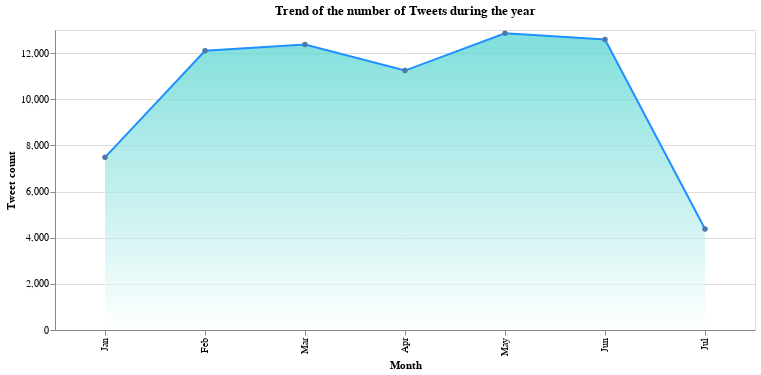

Notebook cell for this chart:
### Markdown cell above
The area chart is created:

### Code cell
df = pd.DataFrame.from_dict(count, orient='index').reset_index()
df = df.rename(columns={'index':'Month',0:'Tweet count'})

# Create a selection that chooses the nearest point & selects based on x-value
nearest = alt.selection(type='single', nearest=True, on='mouseover',
                        fields=['Month'], empty='none')


chart = alt.Chart(df).mark_area(
    point= True,
    line={'color':'dodgerblue'},
    color=alt.Gradient(
        gradient='linear',
        stops=[alt.GradientStop(color='white', offset=0),
               alt.GradientStop(color='mediumturquoise', offset=1)],
        x1=1,
        x2=1,
        y1=1,
        y2=0
    )
).properties(width=700, height=300,  title = "Trend of the number of Tweets during the year").encode(
    alt.X('Month', sort = ['Jan','Feb','Mar','Apr','May','Jun','Jul']),
    alt.Y('Tweet count:Q')
    #tooltip=['Month', 'Tweet count']
)

# Transparent selectors across the chart. This is what tells us
# the x-value of the cursor
selectors = alt.Chart(df).mark_point().encode(
    x=alt.X('Month', sort = ['Jan','Feb','Mar','Apr','May','Jun','Jul']),
    opacity=alt.value(0),
).add_selection(
    nearest
)

# Draw points on the line, and highlight based on selection
points = chart.mark_point().encode(
    opacity=alt.condition(nearest, alt.value(1), alt.value(0))
)

# Draw text labels near the points, and highlight based on selection
text = chart.mark_text(align='left', dx=5, dy=-5).encode(
    text=alt.condition(nearest, 'Tweet count:Q', alt.value(' '))
)

# Draw a rule at the location of the selection
rules = alt.Chart(df).mark_rule(color='gray').encode(
    x=alt.X('Month', sort = ['Jan','Feb','Mar','Apr','May','Jun','Jul']),
).transform_filter(
    nearest
)

# Put the five layers into a chart and bind the data
alt.layer(
    chart, selectors, points, rules, text
).properties(
    width=700, height=300
)

### Figure 1 — Vega-Lite specification as saved in the notebook (floating-point values rounded to 4 significant figures)
{"config": {"view": {"continuousWidth": 400, "continuousHeight": 300}}, "layer": [{"mark": {"type": "area", "color": {"gradient": "linear", "stops": [{"color": "white", "offset": 0}, {"color": "mediumturquoise", "offset": 1}], "x1": 1, "x2": 1, "y1": 1, "y2": 0}, "line": {"color": "dodgerblue"}, "point": true}, "encoding": {"x": {"type": "nominal", "field": "Month", "sort": ["Jan", "Feb", "Mar", "Apr", "May", "Jun", "Jul"]}, "y": {"type": "quantitative", "field": "Tweet count"}}, "height": 300, "title": "Trend of the number of Tweets during the year", "width": 700}, {"mark": "point", "encoding": {"opacity": {"value": 0}, "x": {"type": "nominal", "field": "Month", "sort": ["Jan", "Feb", "Mar", "Apr", "May", "Jun", "Jul"]}}, "selection": {"selector001": {"type": "single", "nearest": true, "on": "mouseover", "fields": ["Month"], "empty": "none"}}}, {"mark": "point", "encoding": {"opacity": {"condition": {"value": 1, "selection": "selector001"}, "value": 0}, "x": {"type": "nominal", "field": "Month", "sort": ["Jan", "Feb", "Mar", "Apr", "May", "Jun", "Jul"]}, "y": {"type": "quantitative", "field": "Tweet count"}}, "height": 300, "title": "Trend of the number of Tweets during the year", "width": 700}, {"mark": {"type": "rule", "color": "gray"}, "encoding": {"x": {"type": "nominal", "field": "Month", "sort": ["Jan", "Feb", "Mar", "Apr", "May", "Jun", "Jul"]}}, "transform": [{"filter": {"selection": "selector001"}}]}, {"mark": {"type": "text", "align": "left", "dx": 5, "dy": -5}, "encoding": {"text": {"condition": {"type": "quantitative", "field": "Tweet count", "selection": "selector001"}, "value": " "}, "x": {"type": "nominal", "field": "Month", "sort": ["Jan", "Feb", "Mar", "Apr", "May", "Jun", "Jul"]}, "y": {"type": "quantitative", "field": "Tweet count"}}, "height": 300, "title": "Trend of the number of Tweets during the year", "width": 700}], "data": {"name": "data-9fb86646e6eae6158eaf0c82e7327a34"}, "height": 300, "width": 700, "$schema": "https://vega.github.io/schema/vega-lite/v4.8.1.json", "datasets": {"data-9fb86646e6eae6158eaf0c82e7327a34": [{"Month": "Jan", "Tweet count": 7481}, {"Month": "Feb", "Tweet count": 12097}, {"Month": "Mar", "Tweet count": 12374}, {"Month": "Apr", "Tweet count": 11242}, {"Month": "May", "Tweet count": 12858}, {"Month": "Jun", "Tweet count": 12592}, {"Month": "Jul", "Tweet count": 4375}]}}
